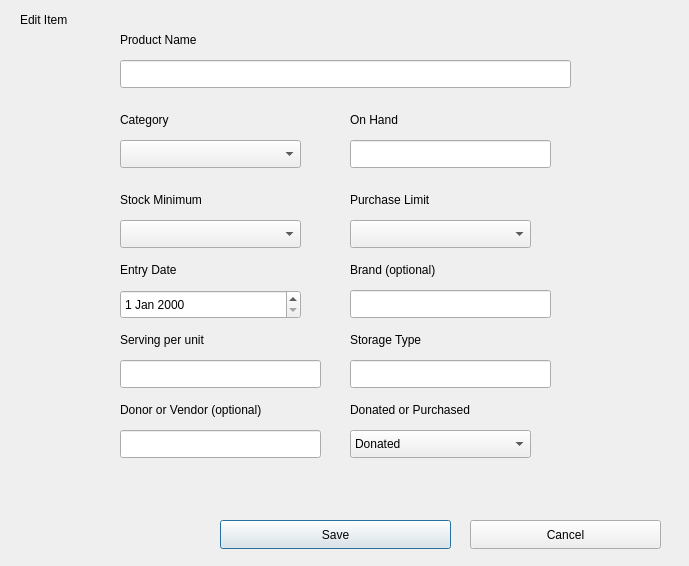
<?xml version="1.0" encoding="UTF-8"?>
<ui version="4.0">
 <class>edititemdialog</class>
 <widget class="QDialog" name="edititemdialog">
  <property name="geometry">
   <rect>
    <x>0</x>
    <y>0</y>
    <width>689</width>
    <height>566</height>
   </rect>
  </property>
  <property name="windowTitle">
   <string>Dialog</string>
  </property>
  <widget class="QLabel" name="product_name_label">
   <property name="geometry">
    <rect>
     <x>120</x>
     <y>30</y>
     <width>101</width>
     <height>20</height>
    </rect>
   </property>
   <property name="text">
    <string>Product Name</string>
   </property>
  </widget>
  <widget class="QLabel" name="category_label">
   <property name="geometry">
    <rect>
     <x>120</x>
     <y>110</y>
     <width>63</width>
     <height>20</height>
    </rect>
   </property>
   <property name="text">
    <string>Category</string>
   </property>
  </widget>
  <widget class="QComboBox" name="category_edit">
   <property name="geometry">
    <rect>
     <x>120</x>
     <y>140</y>
     <width>181</width>
     <height>28</height>
    </rect>
   </property>
  </widget>
  <widget class="QLabel" name="on_hand_label">
   <property name="geometry">
    <rect>
     <x>350</x>
     <y>110</y>
     <width>63</width>
     <height>20</height>
    </rect>
   </property>
   <property name="text">
    <string>On Hand</string>
   </property>
  </widget>
  <widget class="QLineEdit" name="on_hand_edit">
   <property name="geometry">
    <rect>
     <x>350</x>
     <y>140</y>
     <width>201</width>
     <height>28</height>
    </rect>
   </property>
  </widget>
  <widget class="QLineEdit" name="product_name_edit">
   <property name="geometry">
    <rect>
     <x>120</x>
     <y>60</y>
     <width>451</width>
     <height>28</height>
    </rect>
   </property>
  </widget>
  <widget class="QComboBox" name="stock_minimum_edit">
   <property name="geometry">
    <rect>
     <x>120</x>
     <y>220</y>
     <width>181</width>
     <height>28</height>
    </rect>
   </property>
  </widget>
  <widget class="QComboBox" name="purchase_limit_edit">
   <property name="geometry">
    <rect>
     <x>350</x>
     <y>220</y>
     <width>181</width>
     <height>28</height>
    </rect>
   </property>
  </widget>
  <widget class="QLabel" name="stock_mimimum_label">
   <property name="geometry">
    <rect>
     <x>120</x>
     <y>190</y>
     <width>111</width>
     <height>20</height>
    </rect>
   </property>
   <property name="text">
    <string>Stock Minimum</string>
   </property>
  </widget>
  <widget class="QLabel" name="purchase_limit_label">
   <property name="geometry">
    <rect>
     <x>350</x>
     <y>190</y>
     <width>101</width>
     <height>20</height>
    </rect>
   </property>
   <property name="text">
    <string>Purchase Limit</string>
   </property>
  </widget>
  <widget class="QDateEdit" name="entry_date_edit">
   <property name="geometry">
    <rect>
     <x>120</x>
     <y>290</y>
     <width>181</width>
     <height>29</height>
    </rect>
   </property>
  </widget>
  <widget class="QLineEdit" name="brand_edit">
   <property name="geometry">
    <rect>
     <x>350</x>
     <y>290</y>
     <width>201</width>
     <height>28</height>
    </rect>
   </property>
  </widget>
  <widget class="QLineEdit" name="storage_edit">
   <property name="geometry">
    <rect>
     <x>350</x>
     <y>360</y>
     <width>201</width>
     <height>28</height>
    </rect>
   </property>
  </widget>
  <widget class="QLineEdit" name="serving_edit">
   <property name="geometry">
    <rect>
     <x>120</x>
     <y>360</y>
     <width>201</width>
     <height>28</height>
    </rect>
   </property>
  </widget>
  <widget class="QLineEdit" name="donor_edit">
   <property name="geometry">
    <rect>
     <x>120</x>
     <y>430</y>
     <width>201</width>
     <height>28</height>
    </rect>
   </property>
  </widget>
  <widget class="QComboBox" name="donated_edit">
   <property name="geometry">
    <rect>
     <x>350</x>
     <y>430</y>
     <width>181</width>
     <height>28</height>
    </rect>
   </property>
   <item>
    <property name="text">
     <string>Donated</string>
    </property>
   </item>
   <item>
    <property name="text">
     <string>Purchased</string>
    </property>
   </item>
  </widget>
  <widget class="QLabel" name="entry_date_label">
   <property name="geometry">
    <rect>
     <x>120</x>
     <y>260</y>
     <width>71</width>
     <height>20</height>
    </rect>
   </property>
   <property name="text">
    <string>Entry Date</string>
   </property>
  </widget>
  <widget class="QLabel" name="brand_label">
   <property name="geometry">
    <rect>
     <x>350</x>
     <y>260</y>
     <width>111</width>
     <height>20</height>
    </rect>
   </property>
   <property name="text">
    <string>Brand (optional)</string>
   </property>
  </widget>
  <widget class="QLabel" name="serving_label">
   <property name="geometry">
    <rect>
     <x>120</x>
     <y>330</y>
     <width>111</width>
     <height>20</height>
    </rect>
   </property>
   <property name="text">
    <string>Serving per unit</string>
   </property>
  </widget>
  <widget class="QLabel" name="donated_label">
   <property name="geometry">
    <rect>
     <x>350</x>
     <y>400</y>
     <width>151</width>
     <height>20</height>
    </rect>
   </property>
   <property name="text">
    <string>Donated or Purchased</string>
   </property>
  </widget>
  <widget class="QLabel" name="donor_label">
   <property name="geometry">
    <rect>
     <x>120</x>
     <y>400</y>
     <width>181</width>
     <height>20</height>
    </rect>
   </property>
   <property name="text">
    <string>Donor or Vendor (optional)</string>
   </property>
  </widget>
  <widget class="QLabel" name="storage_label">
   <property name="geometry">
    <rect>
     <x>350</x>
     <y>330</y>
     <width>91</width>
     <height>20</height>
    </rect>
   </property>
   <property name="text">
    <string>Storage Type</string>
   </property>
  </widget>
  <widget class="QLabel" name="window_label">
   <property name="geometry">
    <rect>
     <x>20</x>
     <y>10</y>
     <width>63</width>
     <height>20</height>
    </rect>
   </property>
   <property name="text">
    <string>Edit Item</string>
   </property>
  </widget>
  <widget class="QPushButton" name="save_button">
   <property name="geometry">
    <rect>
     <x>220</x>
     <y>520</y>
     <width>231</width>
     <height>29</height>
    </rect>
   </property>
   <property name="text">
    <string>Save</string>
   </property>
  </widget>
  <widget class="QPushButton" name="pushButton_2">
   <property name="geometry">
    <rect>
     <x>470</x>
     <y>520</y>
     <width>191</width>
     <height>29</height>
    </rect>
   </property>
   <property name="text">
    <string>Cancel</string>
   </property>
  </widget>
 </widget>
 <resources/>
 <connections/>
</ui>
